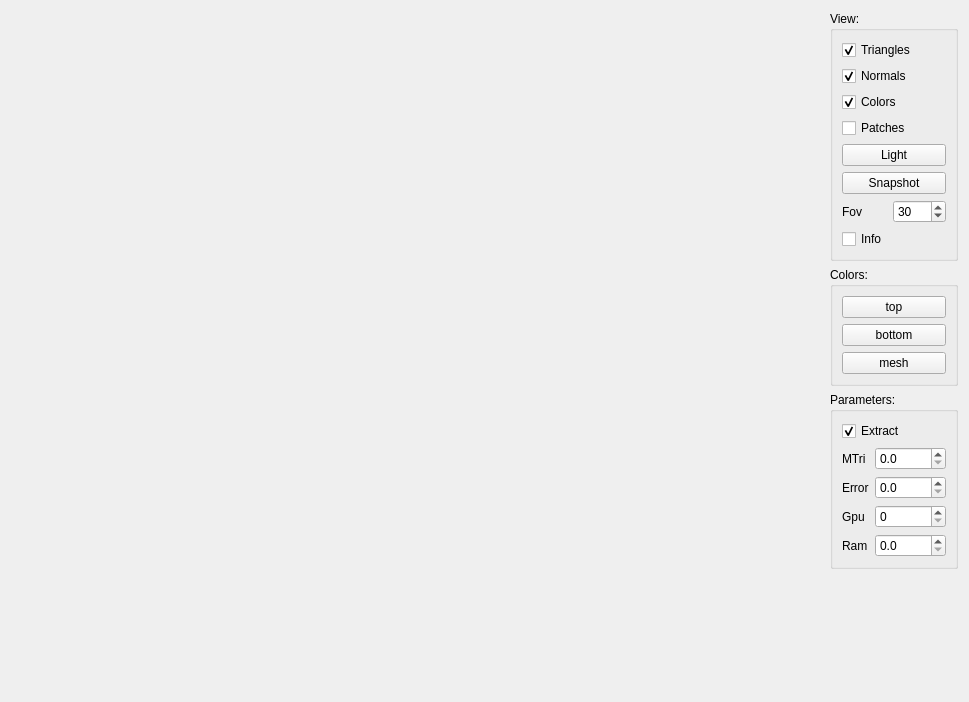
<?xml version="1.0" encoding="UTF-8"?>
<ui version="4.0">
 <class>Form</class>
 <widget class="QWidget" name="Form">
  <property name="geometry">
   <rect>
    <x>0</x>
    <y>0</y>
    <width>969</width>
    <height>702</height>
   </rect>
  </property>
  <property name="windowTitle">
   <string>NxsView - ISTI-CNR</string>
  </property>
  <property name="styleSheet">
   <string/>
  </property>
  <layout class="QGridLayout" name="gridLayout_2">
   <item row="0" column="0" rowspan="4">
    <widget class="GLNxsview" name="area" native="true">
     <property name="sizePolicy">
      <sizepolicy hsizetype="Expanding" vsizetype="Preferred">
       <horstretch>0</horstretch>
       <verstretch>0</verstretch>
      </sizepolicy>
     </property>
     <property name="minimumSize">
      <size>
       <width>800</width>
       <height>600</height>
      </size>
     </property>
    </widget>
   </item>
   <item row="0" column="1" colspan="2">
    <widget class="QGroupBox" name="groupBox_2">
     <property name="title">
      <string>View:</string>
     </property>
     <layout class="QFormLayout" name="formLayout">
      <item row="0" column="0" colspan="2">
       <widget class="QCheckBox" name="triangles">
        <property name="text">
         <string>Triangles</string>
        </property>
        <property name="checked">
         <bool>true</bool>
        </property>
       </widget>
      </item>
      <item row="1" column="0" colspan="2">
       <widget class="QCheckBox" name="normals">
        <property name="text">
         <string>Normals</string>
        </property>
        <property name="checked">
         <bool>true</bool>
        </property>
       </widget>
      </item>
      <item row="2" column="0" colspan="2">
       <widget class="QCheckBox" name="colors">
        <property name="text">
         <string>Colors</string>
        </property>
        <property name="checked">
         <bool>true</bool>
        </property>
       </widget>
      </item>
      <item row="3" column="0" colspan="2">
       <widget class="QCheckBox" name="patches">
        <property name="enabled">
         <bool>true</bool>
        </property>
        <property name="text">
         <string>Patches</string>
        </property>
        <property name="checked">
         <bool>false</bool>
        </property>
       </widget>
      </item>
      <item row="4" column="0" colspan="2">
       <widget class="QPushButton" name="light">
        <property name="text">
         <string>Light</string>
        </property>
        <property name="checkable">
         <bool>true</bool>
        </property>
       </widget>
      </item>
      <item row="5" column="0" colspan="2">
       <widget class="QPushButton" name="snapshot">
        <property name="text">
         <string>Snapshot</string>
        </property>
       </widget>
      </item>
      <item row="6" column="0">
       <widget class="QLabel" name="label_5">
        <property name="text">
         <string>Fov</string>
        </property>
       </widget>
      </item>
      <item row="6" column="1">
       <widget class="QSpinBox" name="fov">
        <property name="minimum">
         <number>5</number>
        </property>
        <property name="maximum">
         <number>120</number>
        </property>
        <property name="singleStep">
         <number>10</number>
        </property>
        <property name="value">
         <number>30</number>
        </property>
       </widget>
      </item>
      <item row="7" column="0">
       <widget class="QCheckBox" name="info">
        <property name="text">
         <string>Info</string>
        </property>
       </widget>
      </item>
     </layout>
    </widget>
   </item>
   <item row="1" column="1" colspan="2">
    <widget class="QGroupBox" name="groupBox">
     <property name="title">
      <string>Colors:</string>
     </property>
     <layout class="QGridLayout">
      <item row="0" column="0">
       <widget class="QPushButton" name="top">
        <property name="text">
         <string>top</string>
        </property>
       </widget>
      </item>
      <item row="1" column="0">
       <widget class="QPushButton" name="bottom">
        <property name="text">
         <string>bottom</string>
        </property>
       </widget>
      </item>
      <item row="2" column="0">
       <widget class="QPushButton" name="color">
        <property name="text">
         <string>mesh</string>
        </property>
       </widget>
      </item>
     </layout>
    </widget>
   </item>
   <item row="2" column="1" colspan="2">
    <widget class="QGroupBox" name="groupBox_3">
     <property name="title">
      <string>Parameters:</string>
     </property>
     <layout class="QGridLayout" name="gridLayout">
      <item row="0" column="0" colspan="2">
       <widget class="QCheckBox" name="extract">
        <property name="text">
         <string>Extract</string>
        </property>
        <property name="checked">
         <bool>true</bool>
        </property>
       </widget>
      </item>
      <item row="1" column="0">
       <widget class="QLabel" name="label_7">
        <property name="text">
         <string>MTri</string>
        </property>
       </widget>
      </item>
      <item row="1" column="1">
       <widget class="QDoubleSpinBox" name="mtri">
        <property name="decimals">
         <number>1</number>
        </property>
        <property name="maximum">
         <double>100.000000000000000</double>
        </property>
       </widget>
      </item>
      <item row="2" column="0">
       <widget class="QLabel" name="label_4">
        <property name="text">
         <string>Error</string>
        </property>
       </widget>
      </item>
      <item row="2" column="1">
       <widget class="QDoubleSpinBox" name="error">
        <property name="decimals">
         <number>1</number>
        </property>
        <property name="maximum">
         <double>100.000000000000000</double>
        </property>
       </widget>
      </item>
      <item row="3" column="0">
       <widget class="QLabel" name="label_2">
        <property name="text">
         <string>Gpu</string>
        </property>
       </widget>
      </item>
      <item row="3" column="1">
       <widget class="QDoubleSpinBox" name="gpu">
        <property name="decimals">
         <number>0</number>
        </property>
        <property name="maximum">
         <double>2000.000000000000000</double>
        </property>
       </widget>
      </item>
      <item row="4" column="0">
       <widget class="QLabel" name="label_6">
        <property name="text">
         <string>Ram</string>
        </property>
       </widget>
      </item>
      <item row="4" column="1">
       <widget class="QDoubleSpinBox" name="ram">
        <property name="decimals">
         <number>1</number>
        </property>
        <property name="maximum">
         <double>24000.000000000000000</double>
        </property>
       </widget>
      </item>
     </layout>
    </widget>
   </item>
   <item row="3" column="2">
    <spacer>
     <property name="orientation">
      <enum>Qt::Vertical</enum>
     </property>
     <property name="sizeHint" stdset="0">
      <size>
       <width>94</width>
       <height>16</height>
      </size>
     </property>
    </spacer>
   </item>
  </layout>
 </widget>
 <customwidgets>
  <customwidget>
   <class>GLNxsview</class>
   <extends>QWidget</extends>
   <header>gl_nxsview.h</header>
   <container>1</container>
  </customwidget>
 </customwidgets>
 <resources/>
 <connections/>
</ui>
